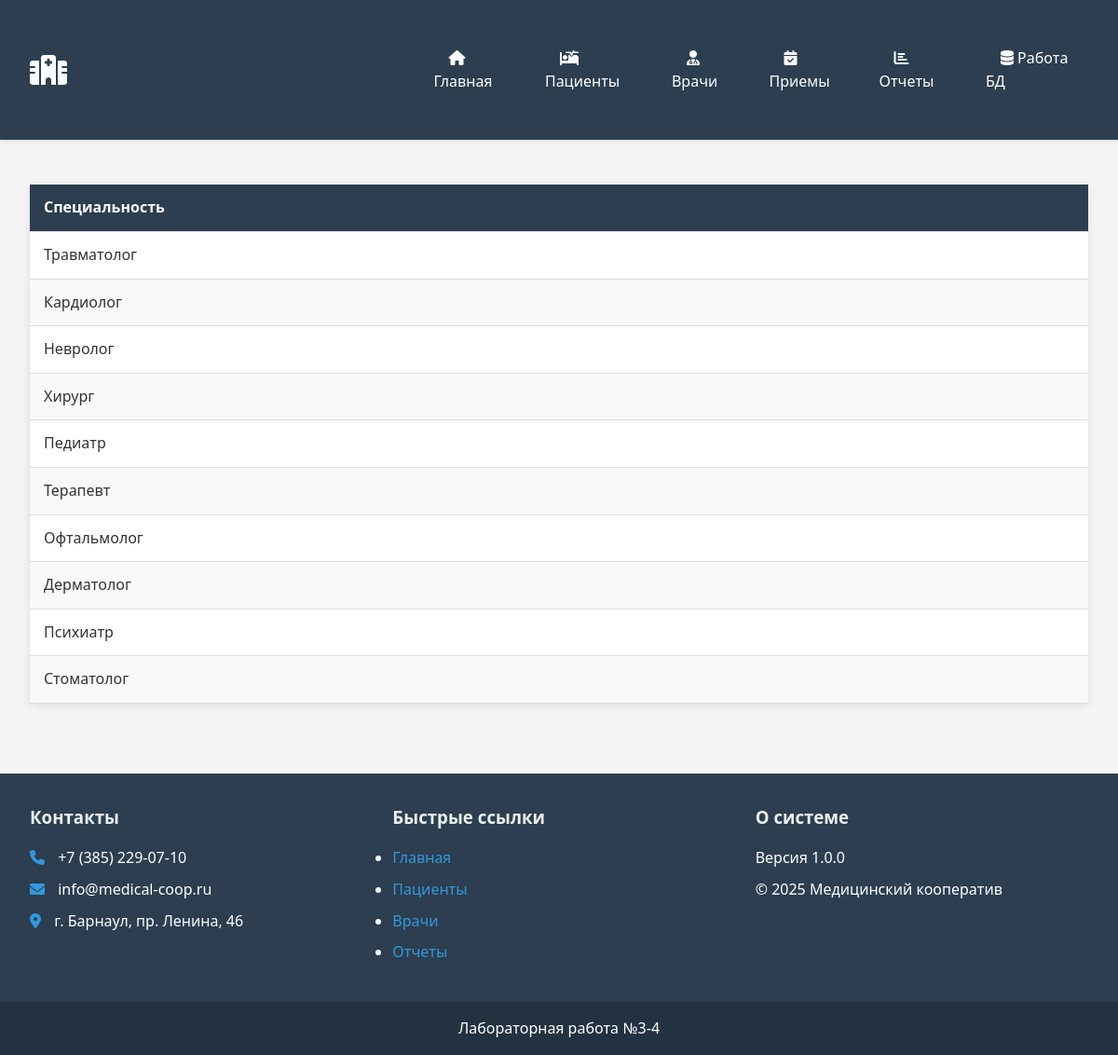
The page /pages/specialization/specialization.php on the database its author committed.
### tables this page shows
CREATE TABLE `specialization` (
  `id` int(11) NOT NULL,
  `string` varchar(50) DEFAULT NULL
);

### pages/specialization/specialization.php (the view)
<?php
require_once '../../includes/header.php';
require_once '../../includes/config.php';
$sql = "SELECT s.string
        FROM specialization s";
$result = $conn->query($sql);
?>
<table class="table">
    <thead>
        <tr>
            <th>Специальность</th>
        </tr>
    </thead>
    <tbody>
        <?php while($row = $result->fetch_assoc()): ?>
        <tr>
            <td><?= htmlspecialchars($row['string']) ?></td>
        </tr>
        <?php endwhile; ?>
    </tbody>
</table>
<?php require_once '../../includes/footer.php'; ?>

### css/style.css (style rules this page uses)
:root { --primary-color: #3498db; --secondary-color: #2980b9; --accent-color: #e74c3c; --light-color: #ecf0f1; --dark-color: #2c3e50; --success-color: #2ecc71; --warning-color: #f39c12; --danger-color: #e74c3c; }
* { margin: 0; padding: 0; box-sizing: border-box; font-family: 'Segoe UI', Tahoma, Geneva, Verdana, sans-serif; }
body { background-color: #f5f5f5; color: #333; line-height: 1.6; }
.table { width: 100%; border-collapse: collapse; margin: 1rem 0; background: white; box-shadow: 0 2px 10px rgba(0,0,0,0.1); }
.table th, .table td { padding: 12px 15px; text-align: left; border-bottom: 1px solid #ddd; }
.table th { background-color: var(--dark-color); color: white; }
.table tr:nth-child(even) { background-color: #f9f9f9; }

### rows shown on the page
specialization: string "Травматолог"
specialization: string "Кардиолог"
specialization: string "Невролог"
specialization: string "Хирург"
specialization: string "Педиатр"
specialization: string "Терапевт"
specialization: string "Офтальмолог"
specialization: string "Дерматолог"
specialization: string "Психиатр"
specialization: string "Стоматолог"
